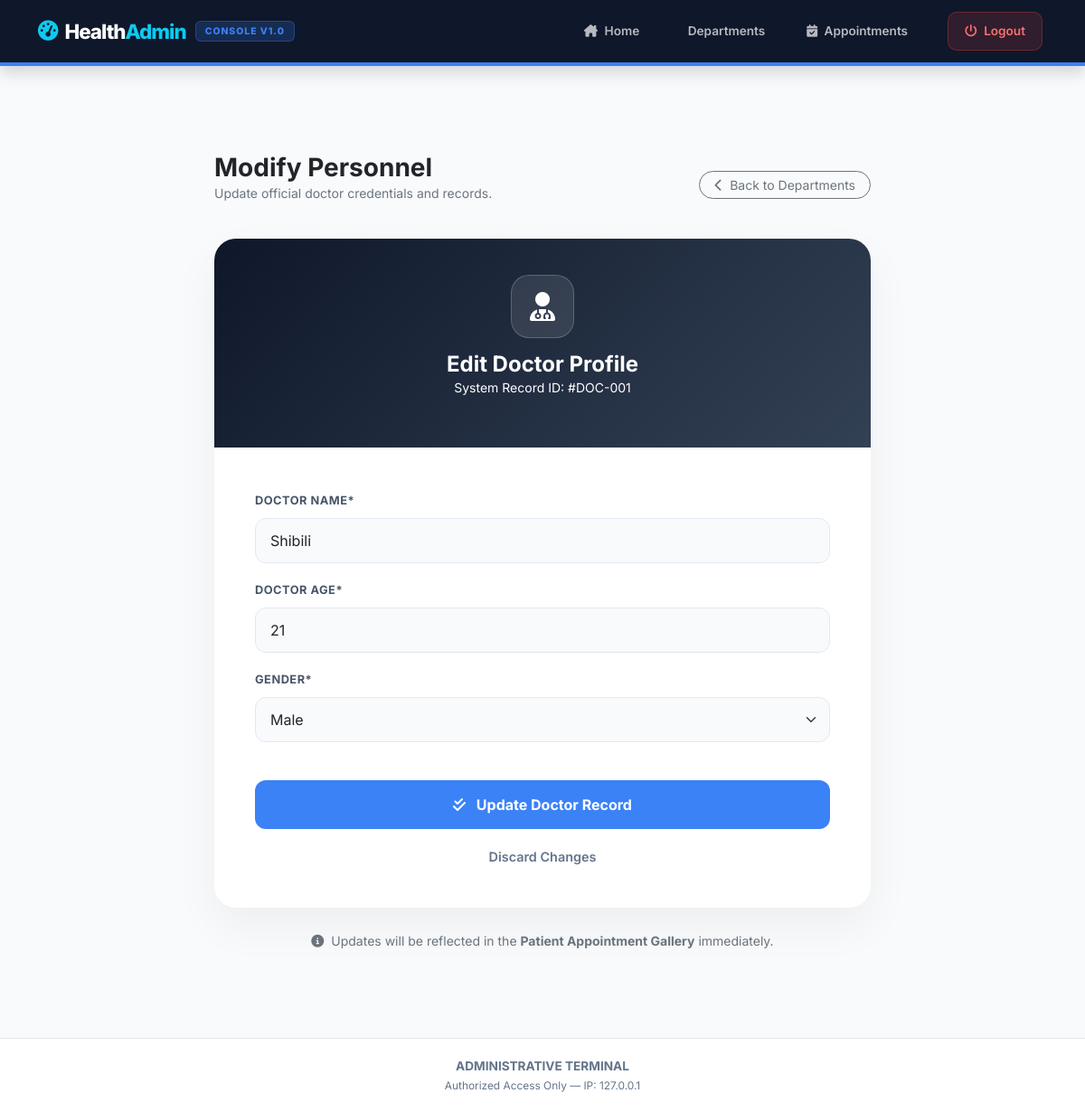
The page /edit-doctor-admin/1/ (signed in) on the database its author committed.
### app1/models.py (models this page shows)
class Add_doctor_model(models.Model):
    department = models.ForeignKey(Department_model, on_delete=models.CASCADE, related_name='doctor')
    name = models.CharField("doctor name", max_length=50)
    age = models.IntegerField("doctor age")
    choice_field = [('male', 'Male'), ('female', 'Female')]
    gender = models.CharField("gender", max_length=10, choices=choice_field)  # ✅ add max_length

### app1/views.py (the view, shortened to what this page needs)
# urls.py: path('edit-doctor-admin/<int:i>/', views.Edit_doctor_admin.as_view(), name="doctor-edit-admin"),
@method_decorator(login_required, name='dispatch')
class Edit_doctor_admin(View):
    def get(self, request, i):
        doctor = get_object_or_404(Add_doctor_model, id=i)
        return render(request, 'admin1/edit_doctor.html', {'edit': Add_doctor_form(instance=doctor)})

### app1/forms.py
class Add_doctor_form(forms.ModelForm):
    class Meta:
        model=Add_doctor_model
        fields=['name','age','gender']

### app1/context_processor.py (called while the page is built)
def first_department(request):
    return {'first_dept': Department_model.objects.first()}

### templates/admin1/edit_doctor.html (shortened to what this page needs)
{% extends 'admin1/base.html' %}
{% load crispy_forms_tags %}
{% block content %}
<div class="container edit-profile-container">
    <div class="d-flex justify-content-between align-items-center mb-4">
        <div>
            <h3 class="fw-bold text-dark mb-0">Modify Personnel</h3>
            <p class="text-muted small">Update official doctor credentials and records.</p>
        </div>
        <a href="{% url 'admin-department' %}" class="btn btn-sm btn-outline-secondary rounded-pill px-3">
            <i class="fa-solid fa-chevron-left me-1"></i> Back to Departments
        </a>
    </div>
    <div class="card edit-card">
        <div class="edit-card-header">
            <div class="edit-avatar-icon">
                <i class="fa-solid fa-user-doctor fa-2x"></i>
            </div>
            <h4 class="fw-bold mb-0">Edit Doctor Profile</h4>
            <p class="opacity-75 small">System Record ID: #DOC-{{ doctor.id|default:"001" }}</p>
        </div>
        <div class="edit-card-body">
            <form action="" method="POST">
                <div class="mb-4">
                    {{ edit|crispy }}
                </div>
                <div class="text-center pt-2">
                    <button type="submit" class="btn-save-profile">
                        <i class="fa-solid fa-check-double me-2"></i> Update Doctor Record
                    </button>
                    <a href="{% url 'admin-department' %}" class="cancel-link">
                        Discard Changes
                    </a>
                </div>
            </form>
        </div>
    </div>
    <div class="text-center mt-4">
        <small class="text-muted">
            <i class="fa-solid fa-circle-info me-1"></i>
            Updates will be reflected in the <strong>Patient Appointment Gallery</strong> immediately.
        </small>
    </div>
</div>
{% endblock %}

### templates/admin1/base.html (style rules this page uses)
:root { --admin-bg: #f8fafc; --nav-dark: #0f172a; --accent-green: #10b981; --accent-blue: #3b82f6; }
body { background-color: var(--admin-bg); font-family: 'Inter', sans-serif; margin: 0; }

### templates/admin1/edit_doctor.html (style rules this page uses)
.edit-profile-container { max-width: 750px; margin: 3rem auto; }
.edit-card { background: #ffffff; border-radius: 24px; border: none; box-shadow: 0 20px 50px rgba(0, 0, 0, 0.05); overflow: hidden; }
.edit-card-header { background: linear-gradient(135deg, #0f172a 0%, #334155 100%); padding: 40px; color: white; text-align: center; position: relative; }
.edit-avatar-icon { width: 70px; height: 70px; background: rgba(255, 255, 255, 0.1); border-radius: 20px; display: flex; align-items: center; justify-content: center; margin: 0 auto 15px; border: 1px solid rgba(255, 255, 255, 0.2); }
.edit-card-body { padding: 45px; }
.form-label { font-weight: 700 !important; color: #475569 !important; font-size: 0.8rem !important; text-transform: uppercase; letter-spacing: 0.5px; margin-bottom: 10px !important; }
input.textinput, input.numberinput, select, textarea { border-radius: 12px !important; padding: 12px 16px !important; border: 1px solid #e2e8f0 !important; background-color: #f8fafc !important; transition: all 0.3s ease !important; }
.btn-save-profile { background: #3b82f6; color: white; border: none; border-radius: 12px; padding: 15px; font-weight: 700; width: 100%; transition: all 0.3s ease; margin-top: 10px; }
.cancel-link { color: #64748b; text-decoration: none; font-size: 0.9rem; font-weight: 600; display: inline-block; margin-top: 20px; transition: 0.2s; }

### rows shown on the page
Add_doctor_model: name "Shibili", age "21", gender "Male"

### other values the page prints
{{ doctor.id|default:"001" }} "001"
{{ request.META.REMOTE_ADDR }} "127.0.0.1"
